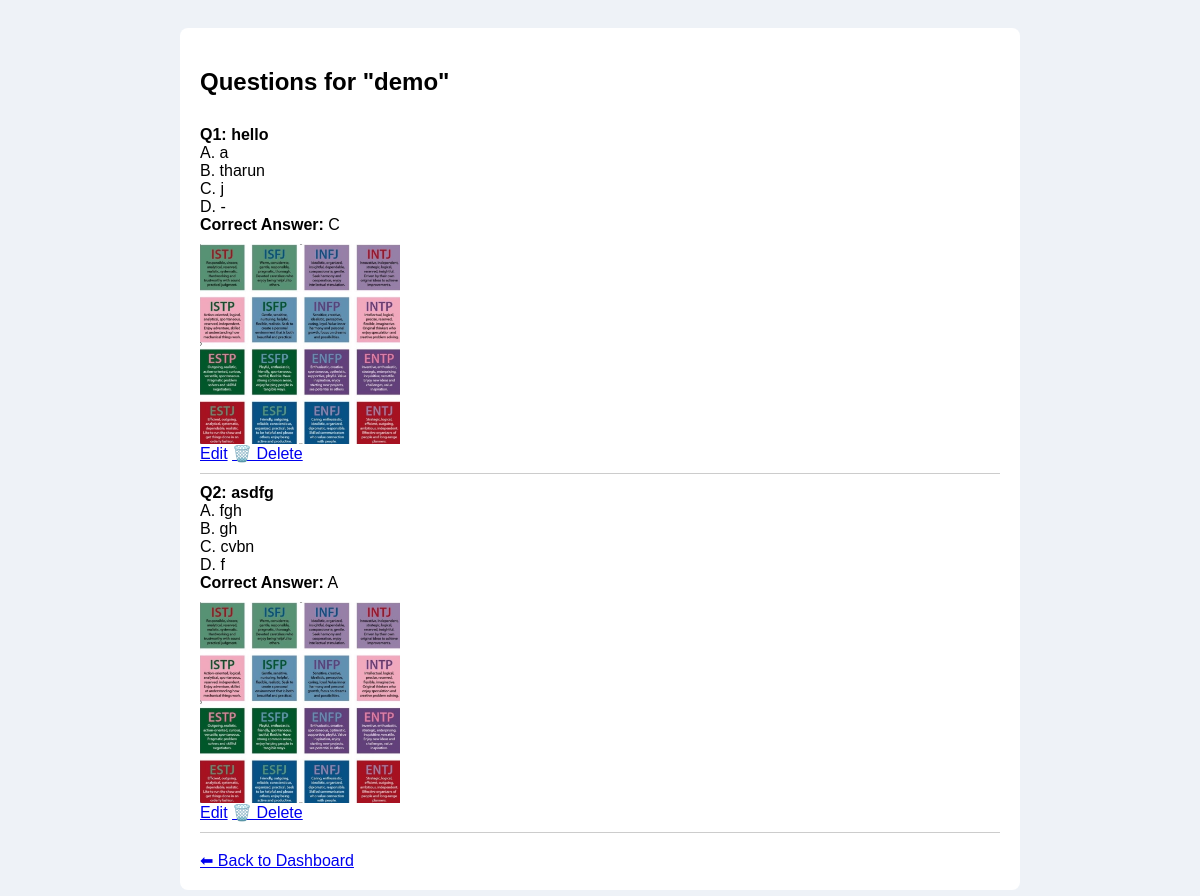
The page /view_questions/1 on the database its author committed.
### tables this page shows
CREATE TABLE quizzes (
            id INTEGER PRIMARY KEY AUTOINCREMENT,
            instructor_id INTEGER,
            title TEXT NOT NULL,
            code TEXT UNIQUE NOT NULL,
            FOREIGN KEY (instructor_id) REFERENCES users(id)
        );

CREATE TABLE questions (
            id INTEGER PRIMARY KEY AUTOINCREMENT,
            quiz_id INTEGER,
            question TEXT,
            image TEXT,
            option_a TEXT,
            option_b TEXT,
            option_c TEXT,
            option_d TEXT,
            answer TEXT, correct TEXT, image_path TEXT,
            FOREIGN KEY (quiz_id) REFERENCES quizzes(id)
        );

### app.py (the view)
@app.route('/view_questions/<int:quiz_id>')
def view_questions(quiz_id):
    conn = sqlite3.connect('database.db')
    conn.row_factory = sqlite3.Row
    c = conn.cursor()
    c.execute("SELECT * FROM questions WHERE quiz_id=?", (quiz_id,))
    questions = c.fetchall()
    c.execute("SELECT title FROM quizzes WHERE id=?", (quiz_id,))
    quiz_title = c.fetchone()[0]
    conn.close()
    return render_template('view_questions.html', questions=questions, quiz_title=quiz_title)

### templates/view_questions.html (shortened to what this page needs)
<!DOCTYPE html>
<html>
<head>
</head>
<body>
    <div class="container">
        <h2>Questions for "{{ quiz_title }}"</h2>
        {% for q in questions %}
        <div class="question">
            <strong>Q{{ loop.index }}: {{ q.question }}</strong><br>
            A. {{ q.option_a }}<br>
            B. {{ q.option_b }}<br>
            C. {{ q.option_c }}<br>
            D. {{ q.option_d }}<br>
            <strong>Correct Answer:</strong> {{ q.correct }}<br>
            {% if q.image_path %}
                <img src="{{ url_for('static', filename=q.image_path) }}">
            {% endif %}
            <div class="actions">
                <a href="{{ url_for('edit_question', question_id=q.id) }}">Edit</a>
                <a href="/delete_question/{{ q.id }}" onclick="return confirm('Are you sure you want to delete this question?')">🗑️ Delete</a>
            </div>
        </div>
        {% endfor %}
        <br>
        <a href="{{ url_for('instructor_dashboard') }}">⬅ Back to Dashboard</a>
    </div>
</body>
</html>

### templates/view_questions.html (style rules this page uses)
body { font-family: Arial; background: #eef2f7; padding: 20px; }
.container { background: white; padding: 20px; border-radius: 8px; max-width: 800px; margin: auto; }
.question { border-bottom: 1px solid #ccc; padding: 10px 0; }
img { max-width: 200px; display: block; margin-top: 10px; }

### rows shown on the page
quizzes: title "demo"
questions: question "hello", option_a "a", option_b "tharun", option_c "j", option_d "-", correct "C", image_path (picture)
questions: question "asdfg", option_a "fgh", option_b "gh", option_c "cvbn", option_d "f", correct "A", image_path (picture)
